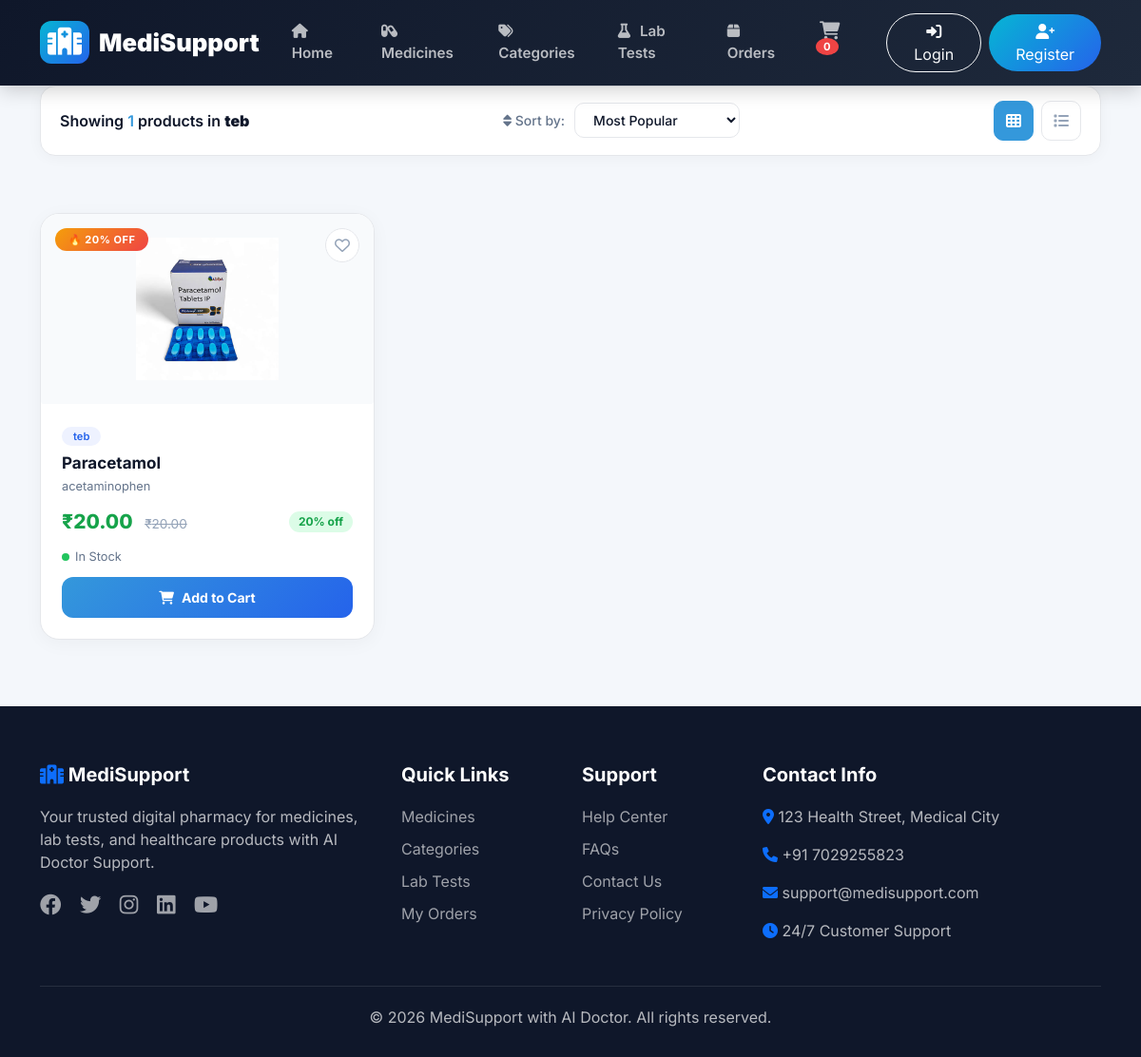
Before: /category/4/ with the older database file.
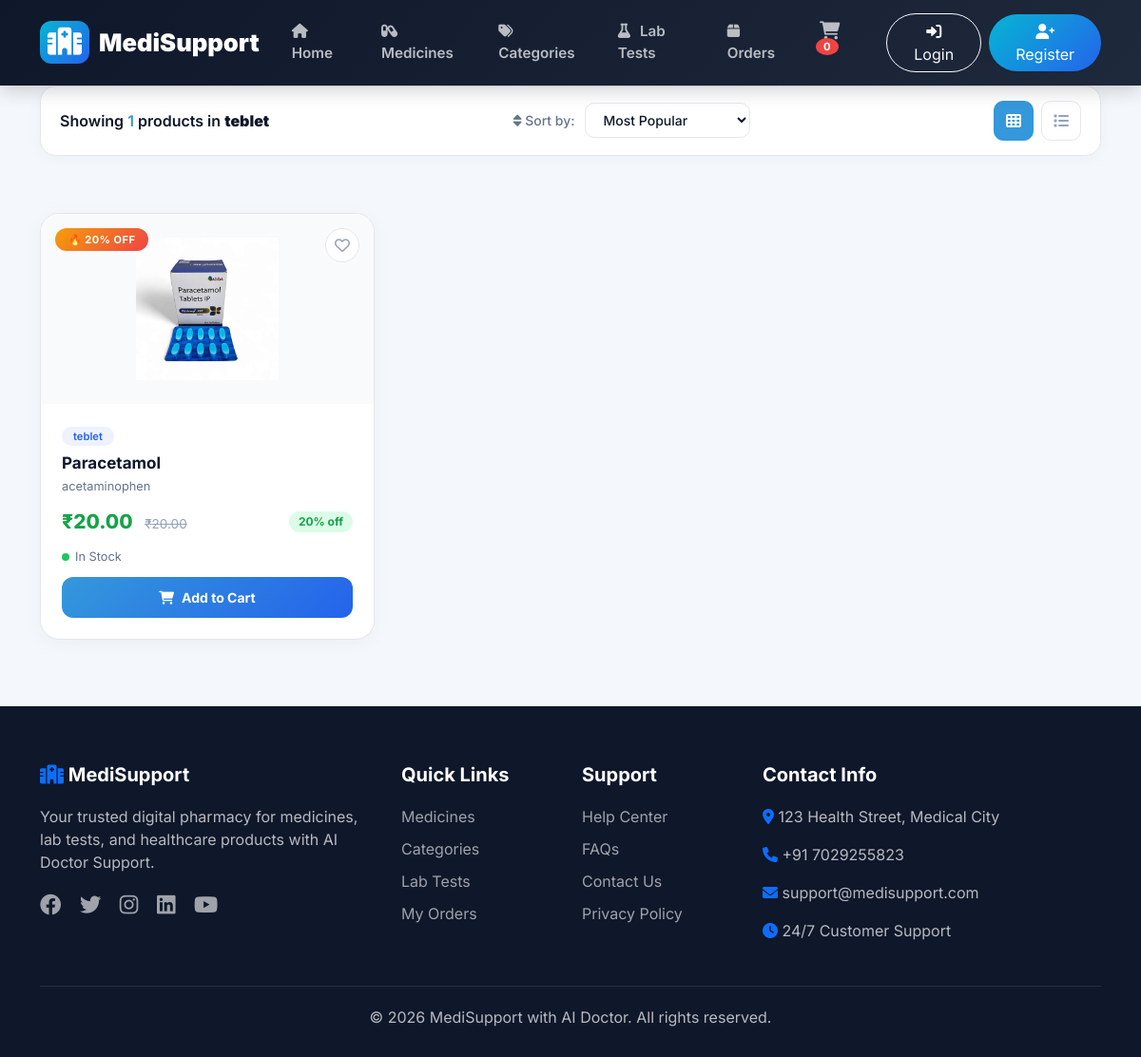
After: the same page with the newer database file.
### store/models.py (models this page shows, shortened)
class Category(models.Model):
    name = models.CharField(max_length=100)
    description = models.TextField(blank=True)
    created_at = models.DateTimeField(auto_now_add=True, null=True, blank=True)
    updated_at = models.DateTimeField(auto_now=True)
    class Meta:
        verbose_name_plural = "Categories"

class Medicine(models.Model):
    TABLET = 'TAB'
    CAPSULE = 'CAP'
    SYRUP = 'SYR'
    INJECTION = 'INJ'
    CREAM = 'CRM'
    DROPS = 'DRP'
    OTHER = 'OTH'
    MEDICINE_TYPES = [
        (TABLET, 'Tablet'),
        (CAPSULE, 'Capsule'),
        (SYRUP, 'Syrup'),
        (INJECTION, 'Injection'),
        (CREAM, 'Cream'),
        (DROPS, 'Drops'),
        (OTHER, 'Other'),
    ]
    name = models.CharField(max_length=200)
    category = models.ForeignKey(Category, on_delete=models.CASCADE, related_name='medicines')
    medicine_type = models.CharField(max_length=3, choices=MEDICINE_TYPES, default=TABLET)
    generic_name = models.CharField(max_length=200, blank=True)
    manufacturer = models.CharField(max_length=200)
    composition = models.TextField(blank=True, help_text="Active ingredients and composition")
    purchase_price = models.DecimalField(max_digits=10, decimal_places=2)
    selling_price = models.DecimalField(max_digits=10, decimal_places=2)
    mrp = models.DecimalField(max_digits=10, decimal_places=2)
    discount_percentage = models.DecimalField(max_digits=5, decimal_places=2, default=0)
    quantity = models.IntegerField(default=0)
    reorder_level = models.IntegerField(default=10)
    batch_number = models.CharField(max_length=50)
    expiry_date = models.DateField()
    description = models.TextField(blank=True)
    image = models.ImageField(upload_to='medicines/', blank=True, null=True)
    prescription_required = models.BooleanField(default=False)
    is_active = models.BooleanField(default=True)
    created_at = models.DateTimeField(auto_now_add=True, null=True, blank=True)
    updated_at = models.DateTimeField(auto_now=True)
    class Meta:
        ordering = ['name']

### store/views.py (the view)
# urls.py: path('category/<int:category_id>/', views.category_details, name='category_details'),
def category_details(request, category_id):
    category = get_object_or_404(Category, id=category_id)
    medicines = Medicine.objects.filter(category=category, is_active=True)
    context = {
        'category': category,
        'medicines': medicines,
    }
    return render(request, 'store/category_products.html', context)

### store/templates/store/category_products.html (shortened to what the changed rows need)
{% extends 'store/header.html' %}
{% load static %}
{% block content %}
<div class="container">
    <div class="filter-bar">
        <div class="result-count">
            Showing <span>{{ medicines.count }}</span> products in <strong>{{ category.name }}</strong>
        </div>
    </div>
</div>
<div class="container">
    {% if medicines %}
        <div class="medicine-grid" id="medicineGrid">
            {% for medicine in medicines %}
                <div class="medicine-card">
                    {% if medicine.discount_percentage > 0 %}
                        <span class="card-badge discount">
                            🔥 {{ medicine.discount_percentage|floatformat:0 }}% OFF
                        </span>
                    {% elif forloop.counter <= 3 %}
                        <span class="card-badge new">
                            ✨ New
                        </span>
                    {% endif %}
                    <div class="card-img">
                        {% if medicine.image %}
                            <img src="{{ medicine.image.url }}" alt="{{ medicine.name }}" loading="lazy">
                        {% else %}
                            <div class="placeholder">💊</div>
                        {% endif %}
                        <form action="{% url 'store:add_to_wishlist' medicine.id %}" method="post">
                            <button type="submit" class="wishlist-btn">
                                <i class="far fa-heart"></i>
                            </button>
                        </form>
                    </div>
                    <div class="card-body">
                        <span class="category-tag">{{ medicine.category.name }}</span>
                        <h5>{{ medicine.name }}</h5>
                        <p class="generic-name">{{ medicine.generic_name|default:'' }}</p>
                        <div class="price-section">
                            <div>
                                <span class="price">₹{{ medicine.selling_price }}</span>
                                <span class="mrp">₹{{ medicine.mrp }}</span>
                            </div>
                            {% if medicine.discount_percentage > 0 %}
                                <span class="discount-badge">{{ medicine.discount_percentage|floatformat:0 }}% off</span>
                            {% endif %}
                        </div>
                        <div class="stock-info">
                            {% if medicine.quantity > 10 %}
                                <span class="stock-dot in-stock"></span>
                                <span>In Stock</span>
                            {% elif medicine.quantity > 0 %}
                                <span class="stock-dot low-stock"></span>
                                <span>Only {{ medicine.quantity }} left</span>
                            {% else %}
                                <span class="stock-dot out-stock"></span>
                                <span style="color: #ef4444;">Out of Stock</span>
                            {% endif %}
                        </div>
                        <form method="post" action="{% url 'store:add_to_cart' medicine.id %}">
                            <button type="submit" class="btn-add-cart {% if medicine.quantity == 0 %}out-of-stock{% endif %}"
                                    {% if medicine.quantity == 0 %}disabled{% endif %}>
                                {% if medicine.quantity == 0 %}
                                    <i class="fas fa-times-circle"></i> Out of Stock
                                {% else %}
                                    <i class="fas fa-shopping-cart"></i> Add to Cart
                                {% endif %}
                            </button>
                        </form>
                    </div>
                </div>
            {% endfor %}
        </div>
    {% endif %}
</div>
{% endblock %}

Changed rows visible on the page:
changed Category: name "teb" → "teblet"
changed Medicine "Paracetamol": category.name "teb" → "teblet"
